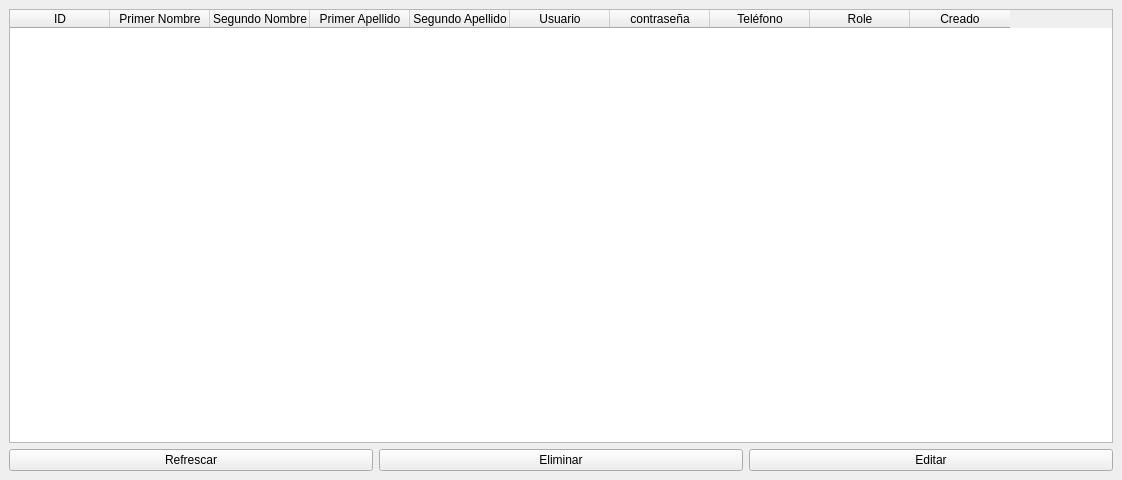
<?xml version="1.0" encoding="UTF-8"?>
<ui version="4.0">
 <class>MainWindow</class>
 <widget class="QMainWindow" name="MainWindow">
  <property name="geometry">
   <rect>
    <x>0</x>
    <y>0</y>
    <width>1122</width>
    <height>480</height>
   </rect>
  </property>
  <property name="windowTitle">
   <string>Users Management</string>
  </property>
  <widget class="QWidget" name="centralwidget">
   <layout class="QVBoxLayout" name="verticalLayout">
    <item>
     <widget class="QTableWidget" name="table_users">
      <column>
       <property name="text">
        <string>ID</string>
       </property>
      </column>
      <column>
       <property name="text">
        <string>Primer Nombre</string>
       </property>
      </column>
      <column>
       <property name="text">
        <string>Segundo Nombre</string>
       </property>
      </column>
      <column>
       <property name="text">
        <string>Primer Apellido</string>
       </property>
      </column>
      <column>
       <property name="text">
        <string>Segundo Apellido</string>
       </property>
      </column>
      <column>
       <property name="text">
        <string>Usuario</string>
       </property>
      </column>
      <column>
       <property name="text">
        <string>contraseña</string>
       </property>
      </column>
      <column>
       <property name="text">
        <string>Teléfono</string>
       </property>
      </column>
      <column>
       <property name="text">
        <string>Role</string>
       </property>
      </column>
      <column>
       <property name="text">
        <string>Creado</string>
       </property>
      </column>
     </widget>
    </item>
    <item>
     <layout class="QHBoxLayout" name="horizontalLayout">
      <item>
       <widget class="QPushButton" name="btn_refresh">
        <property name="text">
         <string>Refrescar</string>
        </property>
       </widget>
      </item>
      <item>
       <widget class="QPushButton" name="btn_delete">
        <property name="text">
         <string>Eliminar</string>
        </property>
       </widget>
      </item>
      <item>
       <widget class="QPushButton" name="btn_edit">
        <property name="text">
         <string>Editar</string>
        </property>
       </widget>
      </item>
     </layout>
    </item>
   </layout>
  </widget>
 </widget>
 <resources/>
 <connections/>
</ui>
